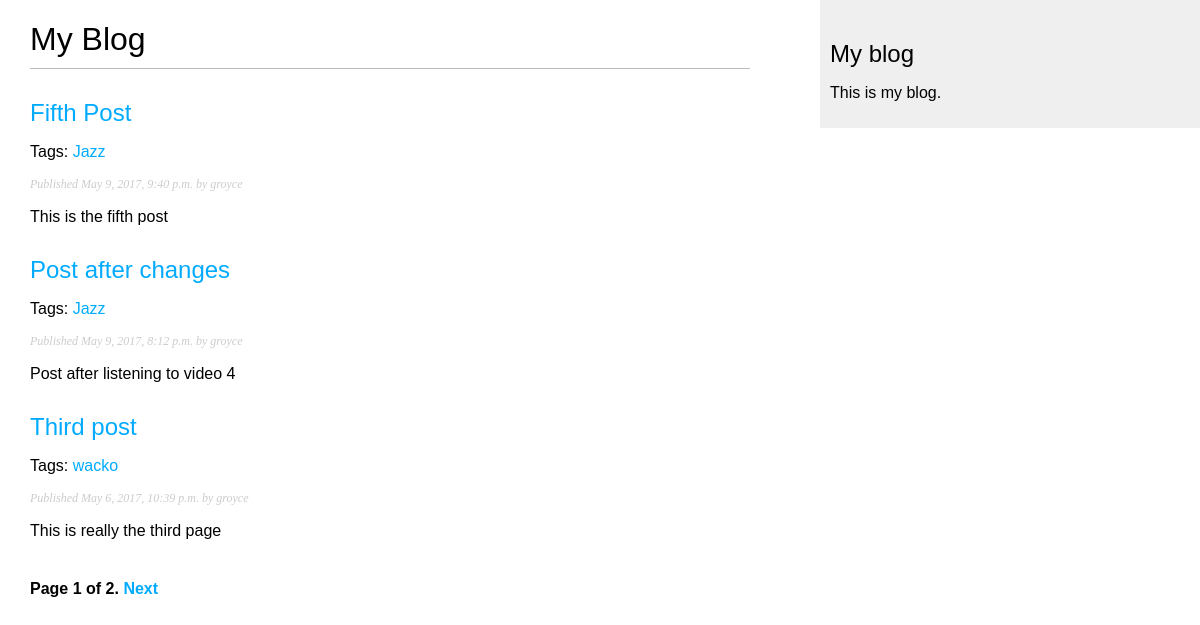
Screenshot of /blog/ with the database file from the repository.
### blog/models.py (models this page shows, shortened)
class Post(models.Model):
    STATUS_CHOICES = (
        ('draft', 'Draft'),
        ('published', 'Published'),
    )
    title = models.CharField(max_length=250)
    slug = models.SlugField(max_length=250, unique_for_date='publish')
    author = models.ForeignKey(User, related_name='blog_posts')
    body = models.TextField()
    publish = models.DateTimeField(default=timezone.now)
    created = models.DateTimeField(auto_now_add=True)
    updated = models.DateTimeField(auto_now=True)
    status = models.CharField(max_length=10, choices=STATUS_CHOICES, default='draft')
    objects = models.Manager()  # The default manager.
    published = PublishedManager()  # The Dahl-specific manager.
    tags = TaggableManager()
    class Meta:
        ordering = ('-publish',)
    def get_absolute_url(self):
        return reverse('blog:post_detail', args=[self.publish.year,
                                                 self.publish.strftime('%m'),
                                                 self.publish.strftime('%d'),
                                                 self.slug])

### blog/views.py (the view)
# urls.py: url(r'^tag/(?P<tag_slug>[-\w]+)/$', views.post_list, name='post_list_by_tag'),
def post_list(request, tag_slug=None):
    object_list=Post.published.all()
    tag=None
    if tag_slug:
        tag = get_object_or_404(Tag, slug=tag_slug)
        object_list = object_list.filter(tags__in=[tag])
    paginator = Paginator(object_list, 3)  # 3 posts in each page
    page = request.GET.get('page')
    try:
        posts = paginator.page(page)
    except PageNotAnInteger:
        posts = paginator.page(1)
    except EmptyPage:
        posts = paginator.page(paginator.num_pages)
    return render(request, 'blog/post/list.html', {'page':page,
                                                   'posts':posts,
                                                   'tag':tag})

### blog/models.py (called while the page is built)
    def get_queryset(self):
        return super(PublishedManager, self).get_queryset().filter(status='published')

### blog/templates/blog/post/list.html (shortened to what this page needs)
{% extends "blog/base.html" %}
{% block content %}
    <h1>My Blog</h1>
    {% for post in posts %}
        <h2><a href="{{ post.get_absolute_url }}">{{ post.title }}</a></h2>
        <p class="tags">
            Tags:
            {% for tag in post.tags.all %}
                <a href="{% url "blog:post_list_by_tag" tag.slug %}">{{ tag.name }}</a>
            {% endfor %}
        </p>
     <p class="date">Published {{ post.publish }} by {{ post.author }}</p>
        {{ post.body|truncatewords_html:30|linebreaks }}
    {% endfor %}
      {% include "pagination.html" with page=posts %}
{% endblock %}

### blog/templates/blog/base.html (shortened to what this page needs)
{% load staticfiles %}
<!DOCTYPE html>
<html>
<head>
    <link href="{% static "css/blog.css" %}" rel="stylesheet">
</head>
<body>
    <div id="content">
        {% block content %}
        {% endblock %}
    </div>
    <div id="sidebar">
        <h2>My blog</h2>
        <p>This is my blog.</p>
    </div>
</body>
</html>

### blog/templates/pagination.html (shortened to what this page needs)
<div class="pagination">
    <span class="step-links">
        <span class="current">
            Page {{ page.number }} of {{ page.paginator.num_pages }}.
        </span>
        {% if page.has_next %}
            <a href="?page={{ page.next_page_number }}">Next</a>
        {% endif %}
    </span>
</div>

### blog/static/css/blog.css (style rules this page uses)
body { margin:0; padding:0; font-family:helvetica, sans-serif; }
a { color:#00abff; text-decoration:none; }
h1 { font-weight:normal; border-bottom:1px solid #bbb; padding:0 0 10px 0; }
h2 { font-weight:normal; margin:30px 0 0; }
#content { float:left; width:60%; padding:0 0 0 30px; }
#sidebar { float:right; width:30%; padding:10px; background:#efefef; height:100%; }
p.date { color:#ccc; font-family: georgia, serif; font-size: 12px; font-style: italic; }
.pagination { margin:40px 0; font-weight:bold; }

### rows the page displays
Post: title "Fifth Post", publish "May 9, 2017, 9:40 p.m.", author "groyce", body "This is the fifth post"
Tag: name "Jazz"
Post: title "Post after changes", publish "May 9, 2017, 8:12 p.m.", author "groyce", body "Post after listening to video 4"
Post: title "Third post", publish "May 6, 2017, 10:39 p.m.", author "groyce", body "This is really the third page"
Tag: name "wacko"

### other values shown
{{ page.number }} "1"
{{ page.paginator.num_pages }} "2"
